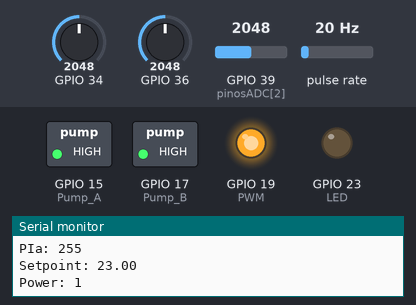
This sketch was run on a simulated ESP32. On the bench: switched loads named in the sketch (green lamp = pin HIGH), output pins drawn as LEDs (lit = HIGH), the last lines printed to the serial monitor. Wiring (inferred from the names in the program): pulse sensor: data GPIO 13. The test bench sets the inputs (shaded band); at power-on: GPIO 36 = 2048, GPIO 34 = 2048, GPIO 39 (pinosADC[2]) = 2048, pulse rate 20 Hz. WiFi joins after 1.5 s; servers stay silent unless stated.

Above: at 3.2 s.
3.3 s: GPIO 36 set to 1228
At 4.0 s:
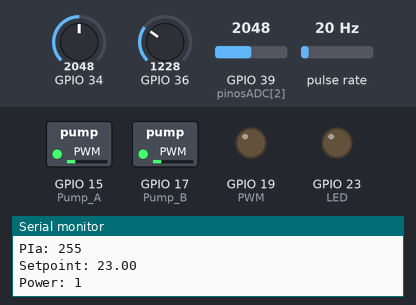
5.2 s: GPIO 34 set to 160
At 5.75 s:
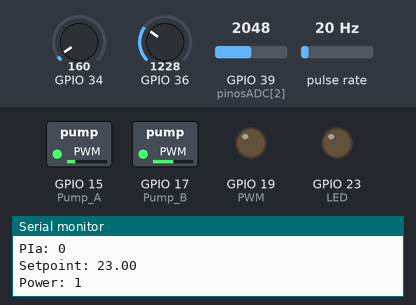
7.5 s: GPIO 36 set to 2866
At 9.0 s:
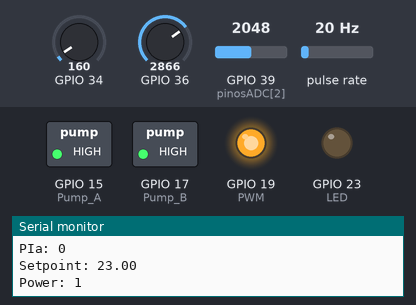
10.2 s: GPIO 36 set to 1808
At 13.13 s:
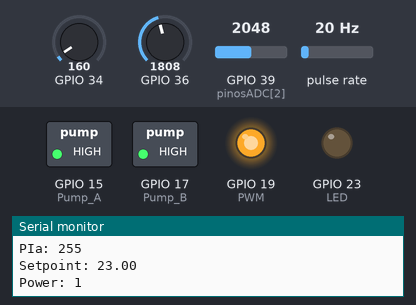
13.2 s: GPIO 36 set to 1780
15.7 s: GPIO 34 set to 1596
18.7 s: GPIO 34 set to 1713
Timing chart, 0 to 21.5 s (numbered marks = the images above; inputs shaded):
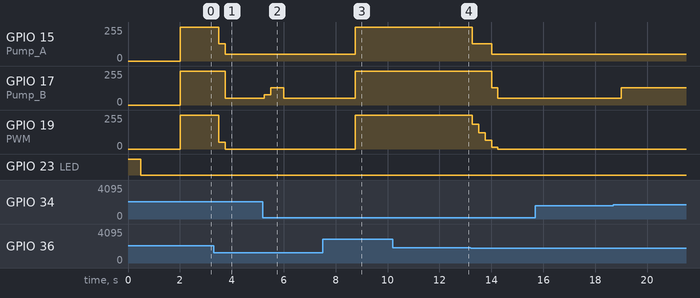

The sketch:

Night-Pro.ino
```cpp
//******************** Includes ********************//
#include <WiFi.h>
#include <WebServer.h>
#include <ESPmDNS.h>
#include <WiFiUdp.h>
#include <ArduinoOTA.h>
#include <esp_timer.h>

//******************** Macros ********************//
// Controle de tempo
#define MAXTIMERADC 20
#define MAXTIMEROUT 250
#define MAXTIMERPRINT 3000
#define MINRPM 500
#define DEBOUNCETIME 10000
#define NLEITURAS 50

// Filtros
#define FACTORADC 0.01
#define KP 128.00
#define KI 0.01

// Pinos
#define A1 36         // Entrada analógica para o NTC 1 = 36
#define A2 36         // Entrada analógica para o NTC 2 = 39
#define A3 39         // Entrada analógica para o NTC 3 = 34
#define A4 34         // Entrada analógica para o NTC 4 = 35
#define A5 32         // Entrada analógica para o NTC 5 = 32
#define A6 33         // Entrada analógica para o NTC 6 = 33
#define RPM 13        // Entrada de RPM Coller
#define PWM 19      // Saída lado A 19
#define Pump_A 15      // Saída Bomba A 4
#define Pump_B 17     // Saída Bomba B 15
#define LED 23        // Saída LED 23

// Parâmetros NTC
#define BETA 3950.0               // Beta do NTC
#define TEMPREF 298.15            // 25°C em Kelvin
#define RESISTENCIAREF 10000.0    // NTC 10k ohms
#define RESISTENCIASERIE 10000.0  // Resistor série utilizado

//******************** Type deff enum ********************//
enum SensorIndex {
  RET_A,
  OUT_A,
  DISS,
  AMB,
  NUM_SENSORES
};

enum Mode {
  OFF,
  AUTO,
  MANUAL,
};

Mode currentMode = AUTO;


//******************** Variáveis globais ********************//
// Wifi
const char* ssid = "M&M";
const char* password = "39402100";

// Web server na porta 80
WebServer server(80);
TaskHandle_t webServerTaskHandle = NULL;

// Pinos analógicos
const int pinosADC[NUM_SENSORES] = {A1, A2, A3, A4};

// Setpoints
float setpoint = 23.0;

float filTemp[NUM_SENSORES] = {25.0};
float temp[NUM_SENSORES]    = {25.0};
float I = 0.00;

uint16_t rpmVector[NLEITURAS] = {0};

// Controle de tempo
uint32_t timerADC = 0;
uint32_t timerOut = 0;
uint32_t timerPrint = 0;
uint32_t pulse = 0;
uint32_t lastPulse = 0;

uint16_t state = 0;
uint16_t rpm = 0;
uint16_t rpmMedia = 0;

int16_t PID = 0;

uint8_t Pump_A_val = 0;
uint8_t Pump_B_val = 0;

bool power = true;
bool fanFlag = false;
volatile bool pulseDetected = false;

portMUX_TYPE mux = portMUX_INITIALIZER_UNLOCKED;


//******************** Timer de interrupção ********************//
hw_timer_t *timer = NULL;
portMUX_TYPE timerMux = portMUX_INITIALIZER_UNLOCKED;

void onTimer(void* arg) {
  if (timerADC) timerADC--;
  if (timerOut) timerOut--;
  if (timerPrint) timerPrint--;
  if (state < 3000) state++;
  else state = 0;
}

void IRAM_ATTR counter() {
  portENTER_CRITICAL_ISR(&mux);
  pulseDetected = true;
  portEXIT_CRITICAL_ISR(&mux);
}

//******************** Funções OTA e WebServer ********************//
void handleRoot() {
  String html = R"rawliteral(
  <html>
  <head>
    <style>
      body {
        background-color: #121212;
        color: #e0e0e0;
        font-family: Arial, sans-serif;
      }

      #pidField {
        display: none;
      }

      h2, h3 {
        color: #ffffff;
      }

      select, button {
        background-color: #333;
        color: #fff;
        border: 1px solid #555;
        border-radius: 5px;
        padding: 5px 10px;
        margin: 5px;
      }

      span, label {
        font-weight: bold;
      }

      ul {
        list-style: none;
        padding: 0;
      }

      li {
        margin-bottom: 8px;
      }

      div {
        margin: 10px 0;
      }

      progress {
        width: 150px;
        height: 15px;
        vertical-align: middle;
        appearance: none;
        -webkit-appearance: none;
      }

      .progress-red::-webkit-progress-value {
        background-color: red;
      }

      .progress-blue::-webkit-progress-value {
        background-color: blue;
      }

      .progress-red::-moz-progress-bar {
        background-color: red;
      }

      .progress-blue::-moz-progress-bar {
        background-color: blue;
      }

    </style>
    <meta name="viewport" content="width=device-width, initial-scale=1">
    <script>
      let setpoint = 0;
      let PID = 0;
      let showPID = 0;
      let modeNow = "AUTO";

      function updatePage() {
        fetch('/data')
          .then(res => res.json())
          .then(data => {
            setpoint = data.setpoint;
            PID = data.PID;
            modeNow = data.MODE;


            document.getElementById('POWER').innerText = data.power ? 'On' : 'Off';
            document.getElementById('modeSelect').value = modeNow;
            document.getElementById('setSetpoint').innerText = setpoint.toFixed(1);
            document.getElementById('setPID').innerText = showPID.toFixed(1);

            const labels = ['RET','OUT','DISS','AMB'];
            data.temps.forEach((t, i) => {
              document.getElementById(labels[i]).innerText = t.toFixed(1) + ' °C';
            });

            const progress = document.getElementById('progress_Peltier');
            progress.value = data.OUTPUT;
            progress.className = 'progress-blue';


            document.getElementById('PUMP_A').innerText = data.PUMP_A + ' %';
            document.getElementById('PUMP_B').innerText = data.PUMP_B + ' %';
            document.getElementById('COOLER').innerText = data.COOLER ? 'Fail' : 'Running';

            if (modeNow == "MANUAL") {
              const setpointDiv = document.getElementById("setpointField");
              const pidDiv = document.getElementById("pidField");

              setpointDiv.style.display = "none";  // esconde setpoint
              pidDiv.style.display = "block"; // mostra PID
            }
            else {
              const setpointDiv = document.getElementById("setpointField");
              const pidDiv = document.getElementById("pidField");

              setpointDiv.style.display = "block"; // mostra setpoint
              pidDiv.style.display = "none";  // esconde PID
            }
          });
      }

      function changeSetpoint(delta) {
        setpoint += delta;
        sendValues();
      }

      function changePID(delta1, delta2) {
        PID += delta1;
        showPID += delta2;

        if (PID > 255) PID = 255;
        else if (PID < 0) PID = 0;

        if (showPID > 100) showPID = 100;
        else if (showPID < 0) showPID = 0;

        let diff = showPID / (PID / 2.6);
        if (diff < 0.95 || diff > 1.05) showPID = (PID / 2.6);

        sendValues();
      }

      function sendValues(mode = null) {
        const form = new FormData();

        form.append('setpoint', setpoint);
        form.append('PID', PID);

        if (mode !== null) {
          form.append('MODE', mode);
          currentMode = mode;
        }

        fetch('/setValues', { method: 'POST', body: form }).then(() => updatePage());
      }

      function setMode() {
        const selectedMode = document.getElementById("modeSelect").value;
        sendValues(selectedMode);
      }

      setInterval(updatePage, 1000);
      window.onload = updatePage;
    </script>
  </head>
  <body>
    <h2>Night Pro</h2>

    <div>
      Power: <span id="POWER">--</span>
    </div>

    <div>
      <label for="modeSelect">Modo:</label>
      <select id="modeSelect" onchange="setMode()">
        <option value="OFF">OFF</option>
        <option value="AUTO">AUTO</option>
        <option value="MANUAL">MANUAL</option>
      </select>
    </div>

    <div id="setpointField">
      Setpoint:
      <button onclick="changeSetpoint(-0.5)">-</button>
      <span id="setSetpoint">--</span>
      <button onclick="changeSetpoint(0.5)">+</button>
    </div>

    <div id="pidField">
      Potência:
      <button onclick="changePID(-13, -5)">-</button>
      <span id="setPID">--</span>
      <button onclick="changePID(13, 5)">+</button>
    </div>

    <h3>Temperaturas</h3>
    <ul>
      <li>Retorno: <span id="RET">--</span></li>
      <li>Saida: <span id="OUT">--</span></li>
      <li>Dissipador: <span id="DISS">--</span></li>
      <li>Ambiente: <span id="AMB">--</span></li>
    </ul>

    <h3>Saídas</h3>
    <ul>
      <li>Peltier: <progress id="progress_Peltier" max="100" value="0" class="progress-blue"></progress></li>
      <li>Bomba Cama: <span id="PUMP_A">--</span></li>
      <li>Bomba Dissipador: <span id="PUMP_B">--</span></li>
      <li>Cooler: <span id="COOLER">--</span></li>
    </ul>
  </body>
  </html>
  )rawliteral";

  server.send(200, "text/html; charset=utf-8", html);
}

void handleData() {

  String json = "{";
  json += "\"MODE\":\"" + String(modeToString(currentMode)) + "\",";
  json += "\"setpoint\":" + String(setpoint, 1) + ",";
  json += "\"PID\":" + String(PID) + ",";
  json += "\"power\":" + String(power ? "true" : "false") + ",";
  json += "\"temps\":[";

  for (int i = 0; i < NUM_SENSORES; i++) {
    json += String(temp[i], 1);
    if (i < NUM_SENSORES - 1) json += ",";
  }

  json += "],";

  json += "\"OUTPUT\":" + String(PID / 2.55f);
  json += ",\"PUMP_A\":" + String(Pump_A_val / 2.55f);
  json += ",\"PUMP_B\":" + String(Pump_B_val / 2.55f);
  json += ",\"COOLER\":" + String(digitalRead(LED));

  json += "}";

  server.send(200, "application/json", json);
}

void handleSetValues() {
  if (server.hasArg("MODE")) {
    String modeStr = server.arg("MODE");
    if      (modeStr == "OFF")      currentMode = OFF;
    else if (modeStr == "AUTO")     currentMode = AUTO;
    else if (modeStr == "MANUAL")   currentMode = MANUAL;
  }

  if (currentMode == AUTO) {
    power = true;
    if (server.hasArg("setpoint")) setpoint = server.arg("setpoint").toFloat();

    if (setpoint > 30) setpoint = 30.00f;
    else if (setpoint < 16) setpoint = 16.00f;
  }

  else if (currentMode == MANUAL) {
    power = true;
    if (server.hasArg("PID")) PID = server.arg("PID").toInt();
  }

  else {
    power = false;
  }

  server.send(200, "text/plain", "OK");
}

String modeToString(int mode) {
  switch (mode) {
    case 0: return "OFF";
    case 1: return "AUTO";
    case 2: return "MANUAL";
    default: return "UNKNOWN";
  }
}

void webServerLoop(void *pvParameters) {
  for (;;) {
    server.handleClient();
    ArduinoOTA.handle();
    vTaskDelay(1); // Pequeno delay para não travar o core
  }
}

void setup() {
  Serial.begin(115200);
  pinMode(RPM, INPUT_PULLUP);
  pinMode(PWM, OUTPUT);
  pinMode(Pump_A, OUTPUT);
  pinMode(Pump_B, OUTPUT);
  pinMode(LED, OUTPUT);

  ledcAttach(PWM, 25000, 8);
  ledcAttach(Pump_A, 25000, 8);
  ledcAttach(Pump_B, 25000, 8);

  digitalWrite(LED, HIGH);
  delay(500);
  digitalWrite(LED, LOW);

  // Inicializa WIFI e aguarda conexão
  WiFi.mode(WIFI_STA);
  WiFi.begin(ssid, password);
  while (WiFi.waitForConnectResult() != WL_CONNECTED) {
    Serial.println("Connection Failed! Rebooting...");
    delay(5000);
    ESP.restart();
  }

  ArduinoOTA.begin();

  server.on("/", handleRoot);
  server.on("/data", handleData);
  server.on("/setValues", HTTP_POST, handleSetValues);
  server.begin();

  xTaskCreatePinnedToCore(
    webServerLoop,     // função da task
    "WebServerTask",   // nome da task
    10000,              // stack size
    NULL,               // parâmetro
    1,                  // prioridade
    &webServerTaskHandle, // handle da task
    0                   // núcleo (0 = geralmente reservado p/ Wi-Fi)
  );

  // Timer periódico 1ms
  esp_timer_create_args_t timer_args = {
    .callback = &onTimer,
    .arg = NULL,
    .dispatch_method = ESP_TIMER_TASK,
    .name = "1ms_timer"
  };

  esp_timer_handle_t periodic_timer;
  esp_timer_create(&timer_args, &periodic_timer);
  esp_timer_start_periodic(periodic_timer, 1000);

  attachInterrupt(digitalPinToInterrupt(RPM), counter, FALLING);


  if (!MDNS.begin("esp32")) {
    Serial.println("Erro ao iniciar mDNS");
    return;
  }

  MDNS.addService("http", "tcp", 80);
  Serial.println("mDNS iniciado: http://esp32.local");
}

void loop() {

  if (currentMode == AUTO) {
    if(!timerOut) outControl();
  }
  else {
    if(!timerOut) outManual();
  }
  if(!timerADC) readADC();
  if(!timerPrint) serialPrint();
  if (pulseDetected) readRPM();
  else if((micros() - lastPulse) > 1000000) readRPM(); // Atualiza RPM mesmo sem pulso a cada 1000 ms

}

void readADC() {
  for (int i = 0; i < NUM_SENSORES; i++) {
    int leituraADC = analogRead(pinosADC[i]);
    float tensao = leituraADC * (3.3 / 4095.0);

    if (tensao <= 0.01) continue;

    float resistenciaNTC = (3.3 * RESISTENCIASERIE / tensao) - RESISTENCIASERIE;
    float temperaturaK = 1.0 / (1.0 / TEMPREF + (1.0 / BETA) * log(resistenciaNTC / RESISTENCIAREF));
    float temperaturaAtual = temperaturaK - 273.15;

    filTemp[i] = (1.0 - FACTORADC) * filTemp[i] + FACTORADC * temperaturaAtual;
    temp[i] = filTemp[i];
  }

  timerADC = MAXTIMERADC;
}

void outManual() {
  // Controle das refrigeracao
  if (!power) PID = 0;

  ledcWrite(PWM, PID);

  pumpControl();

  timerOut = MAXTIMEROUT;
}

void outControl() {
  // **************** Controle da Saida Peltier ****************
  int16_t P = 0;

  if (power) P = (temp[RET_A] - setpoint) * KP;
  else P = 0;

  I += P * KI;

  if (I > 255.00) I = 255.00f;
  else if (I < 0.00) I = 0.00f;

  PID = P + I;

  if (PID > 255) PID = 255;
  else if (PID < 0) PID = 0;

 // Controle da saída
  if (power) {
    ledcWrite(PWM, PID); // Liga saida peltier
  }
  else {  // Desliga saida
    ledcWrite(PWM, 0);
    PID = 0;
  }

  pumpControl();

  // **************** Controle Led Indicador ****************
  if (state < 150 || fanFlag) digitalWrite(LED,LOW);
  else digitalWrite(LED, LOW);

  timerOut = MAXTIMEROUT;
}

void pumpControl() {
    // **************** Controle das Saidas das Bombas ****************
  int8_t dif = (temp[DISS] / temp[AMB]) * 10; // logica para acionamento do cooler

  if (PID >= 200) {
    Pump_A_val = 255;
  }
  else if (PID >= 50 && PID < 200) {
    Pump_A_val = 128;
  }
  else {
    Pump_A_val = 51;
  }

  if (PID >= 50) {
    Pump_B_val = 255;
  }
  else if (PID >= 5 && PID < 50) {
    Pump_B_val = 128;
  }
  else {
    if (dif >= 12) { // percentual de diferenca de temperatura entre dissipador e ambiente. 12 = 20%
      Pump_B_val = 128;
    }
    else if (dif >= 11 || PID) { // 11 = 10%
      Pump_B_val = 77;
    }
    else Pump_B_val = 51;
  }

  if (!power) {
    Pump_A_val = 0;
    Pump_B_val = 0;
  }

  ledcWrite(Pump_A, Pump_A_val);
  ledcWrite(Pump_B, Pump_B_val);
}

void readRPM() {

  portENTER_CRITICAL(&mux);
  pulseDetected = false;
  portEXIT_CRITICAL(&mux);

  unsigned long now = micros();
  pulse = now - lastPulse;
  lastPulse = now;

  rpm = (1e6 / pulse) * 30;

  static uint8_t indiceLeitura = 0;

  rpmVector[indiceLeitura] = rpm;

  if(indiceLeitura < NLEITURAS) indiceLeitura++;
  else indiceLeitura = 0;

  int soma;
  for(int i = 0; i < NLEITURAS; i++){
    soma += rpmVector[i];
  }

  rpmMedia = soma / NLEITURAS;

  if (rpmMedia <= MINRPM) fanFlag = true;
  else fanFlag = false;

}

void serialPrint() {
   Serial.println("Temperaturas:");
  for (int i = 0; i < NUM_SENSORES; i++) {
    Serial.print("Sensor ");
    Serial.print(i);
    Serial.print(": ");
    Serial.print(temp[i]);
    Serial.println(" °C");

  }
  Serial.print("RPM: ");
  Serial.println(rpmMedia);
  Serial.print("PIa: ");
  Serial.println(PID);
  Serial.print("Setpoint: ");
  Serial.println(setpoint);
  Serial.print("Power: ");
  Serial.println(power);


  Serial.println();

  timerPrint = MAXTIMERPRINT;
}
```

Measured:
- after the input at 3.3 s, GPIO 15 (Pump_A): 255/255 → 128/255 after 0.21 s, → 51/255 0.25 s later; GPIO 17 (Pump_B): 255/255 → 51/255 after 0.46 s; GPIO 19 (PWM): 255/255 → 52/255 after 0.21 s, → 0/255 0.25 s later
- after the input at 5.2 s, GPIO 17 (Pump_B): 51/255 → 77/255 after 0.06 s, → 128/255 0.25 s later, → 51/255 0.50 s later
- after the input at 7.5 s, GPIO 15 (Pump_A), GPIO 17 (Pump_B): 51/255 → 255/255 after 1.3 s; GPIO 19 (PWM): 0/255 → 255/255 after 1.3 s
- after the input at 10.2 s, GPIO 19 (PWM): 255/255 → 252/255 after 2.8 s
